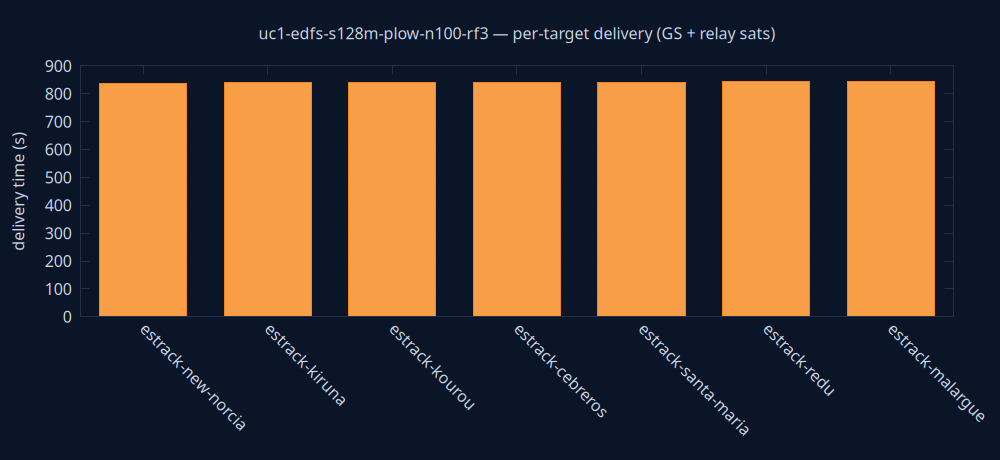

The script that saved this image:
set terminal pngcairo size 1000,460 background rgb '#0a1628'
set output 'delivery.png'
set style fill solid 0.8
set boxwidth 0.7 relative
set border lc rgb '#22304a'
set grid ytics lc rgb '#22304a'
set yrange [0:*]
set ylabel 'delivery time (s)' textcolor rgb '#cdd7ea'
set xtics rotate by -45 textcolor rgb '#cdd7ea'
set ytics textcolor rgb '#cdd7ea'
set title 'uc1-edfs-s128m-plow-n100-rf3 — per-target delivery (GS + relay sats)' textcolor rgb '#cdd7ea'
plot 'delivery.dat' using 0:2:3:xtic(1) with boxes lc rgb variable notitle
